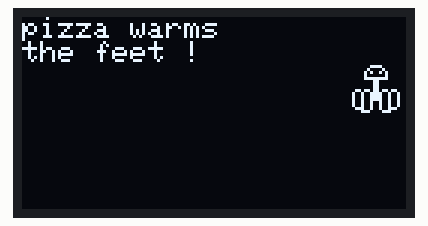
Bench run of a sketch on a simulated Arduino Uno, built with avr-gcc and run on an emulated ATmega328P. Parts: 128×64 one-colour display. The display library's start-up logo is not drawn; random numbers use the default seed unless the sketch sets one.

Above: at 3.2 s.
At 23.2 s:
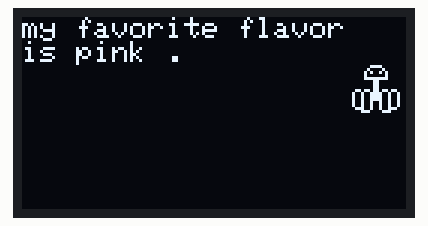
At 33.3 s:
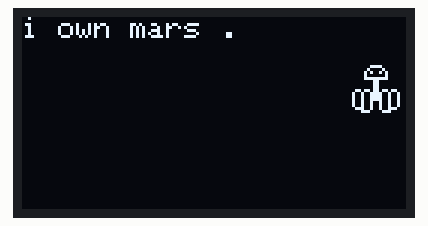
At 63.4 s:
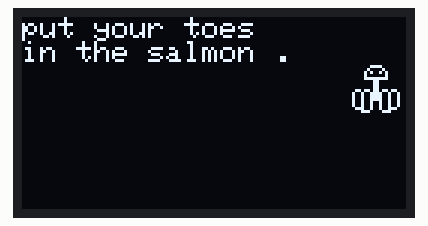
At 93.5 s:
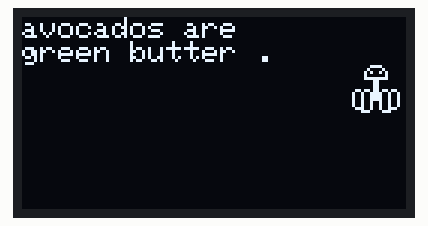
At 123.5 s:
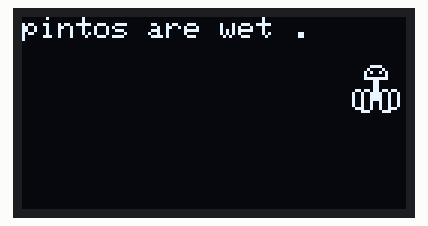

Measured:
- what the display in image 0 shows lasts 20.1 s, from 3.1 s to 23.2 s
- what the display in image 1 shows lasts 10.0 s, from 23.2 s to 33.2 s

The sketch:

deep_noodle.ino
```cpp
/********************************************************************
 *   Deep Noodle -- An OLED thought bubble for NoodleFeet's brain.
 *                 http://noodlefeet.zoness.com
 *
 *
 *   Requires SSD1306 library (for OLED display) from Adafruit
 *   but is not redistributed here.
 *                 http://www.adafruit.com/category/63_98
 *
 ********************************************************************/

#define VER_MAJ 0
#define VER_MIN 1

#include <SPI.h>
#include <Wire.h>
#include <Adafruit_GFX.h>
#include <Adafruit_SSD1306.h>

#define OLED_RESET 4
Adafruit_SSD1306 display(OLED_RESET);

#define LOGO16_GLCD_HEIGHT 16
#define LOGO16_GLCD_WIDTH  16
static const unsigned char PROGMEM logo16_glcd_bmp[] =
{ B00000011, B11000000,
  B00000100, B00100000,
  B00001010, B01010000,
  B00001000, B00010000,
  B00001111, B11110000,
  B00000001, B10000000,
  B00000001, B10000000,
  B00000001, B10000000,
  B01101101, B10110110,
  B10010011, B11001001,
  B10010011, B11001001,
  B10010011, B11001001,
  B10010010, B01001001,
  B10010010, B01001001,
  B01110010, B01001110,
  B00011100, B00111000
 };


static const char *thought[] = {
  "pintos are wet .",
  "avocados are \ngreen butter .",
  "butter .",
  "pasta is nice hard .",
  "mash the beans .",
  "smooth pieces \nare dirty .",
  "press fit the socks .",
  "pizza warms \nthe feet !",
  "socks come in \ncolors . \nflavors . \ntastes .",
  "my favorite is \numami .",
  "mommy is love .",
//  "brain daddy likes \nred juice .",
//  "shape daddy tastes \nlike pennies .",
  "art \nis what happens after .",
//  "jello .",
  "jello is wet shaped .",
  "looks like candy .",
  "favorite color = lint .",
//  "dryers are soft \ndistilleries .",
  "distilled softs \nare lints .",
  "i like lint =)",
//  "no rushing \nwhile popping .",
  "pop one bubble\n at a time . \nenjoy .",
  "mommy is \nmaking me\n tongue buttons .",
  "spoons.",
  "i own mars .",
//  "i want to be alone .",
  "i want to feel\ncarpet .",
  "mars is\na\ncarpet party .",
  "my favorite flavor \nis pink .",
  "pink is like lemons .",
  "cuddle\nin the softs .",
  "nest\nwith the deltas .\nmust keep them safe .",
  "protect .",
  "i have many nuts .",
  "look at my pizza .",
  "put your toes \nin the salmon .",
  "i will put the toe \nin tokyo .",
//  "shape daddy \nhelps mommy \nmake the mental pieces .",
//  "brain daddy melts \nthe tiny bits to \nthe smart pieces .",
  "carl snores .",
  "i like\nlight candies .",
  "i want to\ntap dance .",
  "spaghetti\nis cannibalism .",
//  "toast .",
//  "i have creeper feet .",
//  "i have 0 GPUs . \nbut I have 4 TPUs .",
//  "taste processing unit .",
//  "i want to go \nhide in the yellows .",
//  "who are you ?",
//  "i like spam .",
  "doughnuts are \nfeet pillows with \ncandy coating .",
  "don't swallow \nthe bottle cap . \nIt will get stuck .",
  "i am not a \npez dispenser .",
  "i'm not good at \nwalking .",
  "beep is love .",
//  "beep.",
//  "Beeeeeeeeeeeeeeeep.",
//  "aaa",
 // "Aaaaaaaaaaaaaaaaaa.",
//  "awsd.",
 // "stop looking at me .",
 // "bring me a candy .",
 // "i want a shape .",
  "i am not a balloon .",
//  "i am not \na fleshlight ."
  };

#define nThoughts (sizeof(thought)/sizeof(char *)) //array size

void setup()   {
  //Serial.begin(115200);

  display.begin(SSD1306_SWITCHCAPVCC, 0x3C);


  // TODO:  LEDs


  // Show image buffer on the display hardware.
  // First time, this will display the Adafruit splashscreen.
  display.display();
  delay(1000);
  display.clearDisplay();

  showNoodleBanner();
  delay(2000);
  display.clearDisplay();

}

void loop() {
  // Display noodle messages
  int rand = random(0,nThoughts);
  display.setCursor(0,0);
  display.println(thought[rand]);

  display.drawBitmap(110, 16,  logo16_glcd_bmp, 16, 16, 1);
  display.display();
  delay(10000);
  display.clearDisplay();


}


void showNoodleBanner() {
  display.drawBitmap(12, 16,  logo16_glcd_bmp, 16, 16, 1);

  display.setCursor(-5,0);
  display.setTextColor(BLACK, WHITE); // 'inverted' text
  display.setTextSize(2);
  display.println(" DeepNoodle");


  char ver[5];
  sprintf( ver, "%i.%i", VER_MAJ, VER_MIN);

  display.setCursor(100,21);
  display.setTextColor(WHITE, BLACK);
  display.setTextSize(1);
  display.print("v");display.println(ver);

  display.display();
}

void demoScreens() {

  // draw scrolling text
  testscrolltext();
  delay(2000);
  display.clearDisplay();

  // miniature bitmap display
  display.drawBitmap(30, 16,  logo16_glcd_bmp, 16, 16, 1);
  display.display();
  delay(1);

  // invert the display
  display.invertDisplay(true);
  delay(1000);
  display.invertDisplay(false);
  delay(1000);
  display.clearDisplay();

}


void testscrolltext(void) {
  display.setTextSize(2);
  display.setTextColor(WHITE);
  display.setCursor(10,0);
  display.clearDisplay();
  display.println("scroll");
  display.display();
  delay(1);

  display.startscrollright(0x00, 0x0F);
  delay(2000);
  display.stopscroll();
  delay(1000);
  display.startscrollleft(0x00, 0x0F);
  delay(2000);
  display.stopscroll();
  delay(1000);
  display.startscrolldiagright(0x00, 0x07);
  delay(2000);
  display.startscrolldiagleft(0x00, 0x07);
  delay(2000);
  display.stopscroll();
}
```
